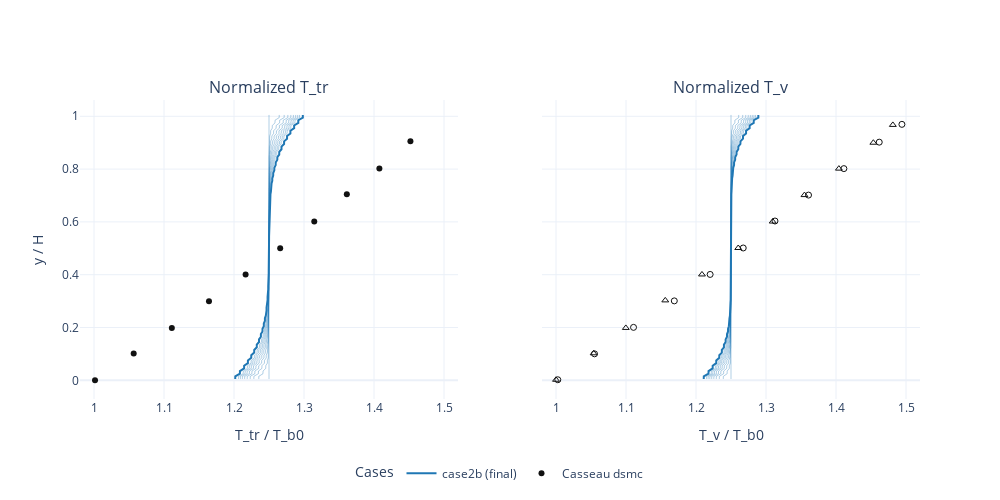

Write notebook code for a chart like this one.
### Code cell
PROFILE_SETTINGS = {
    "x_target": None,
}

PLOT_SETTINGS = {
    "figsize": (10, 4),
    "sharey": True,
}

# cases = [c for c in (case1, case2a, case2b) if c is not None]
cases = [case2b]

N_TIME_SAMPLES = 10

repo_root = ff_helpers.find_repo_root()
REF_TR_TB_PATH = (
    repo_root / "experiments" / "fourier_flows" / "casseau_figure_3_8_case_2a_tr_tb.csv"
)
REF_TV_TB_PATH = (
    repo_root / "experiments" / "fourier_flows" / "casseau_figure_3_8_case_2a_tv_tb.csv"
)


def load_reference_csv(path):
    path = str(path)
    try:
        with open(path, "r") as f:
            header = f.readline().strip()
    except FileNotFoundError:
        return []

    dataset_names = [name for name in header.split(",") if name]
    data = np.genfromtxt(path, delimiter=",", skip_header=2)
    data = np.atleast_2d(data)

    refs = []
    n_pairs = data.shape[1] // 2
    for i in range(n_pairs):
        name = dataset_names[i] if i < len(dataset_names) else f"dataset_{i+1}"
        x = data[:, 2 * i]
        y = data[:, 2 * i + 1]
        mask = np.isfinite(x) & np.isfinite(y)
        if not np.any(mask):
            continue
        refs.append({"name": name, "x": x[mask], "y": y[mask]})
    return refs


def parse_ref_name(name: str):
    lower = name.lower()
    if "dsmc" in lower:
        method = "dsmc"
    elif "hy2foam" in lower:
        method = "hy2foam"
    else:
        method = name

    species = None
    if "_n2" in lower:
        species = "N2"
    elif "_o2" in lower:
        species = "O2"

    return method, species


ref_tr = load_reference_csv(REF_TR_TB_PATH)
ref_tv = load_reference_csv(REF_TV_TB_PATH)

profiles_by_time = {}
for case in cases:
    if case is None:
        continue
    U_hist = case["U_hist"]
    t_hist = np.asarray(case["t_hist"])
    n_steps = len(U_hist)
    if n_steps == 0:
        continue
    sample_count = min(N_TIME_SAMPLES, n_steps)
    indices = np.linspace(0, n_steps - 1, sample_count, dtype=int)
    indices = np.unique(indices)

    samples = []
    for idx in indices:
        y, Tn, Tv = ff_helpers.extract_profile_from_U(
            case, U_hist[idx], x_target=PROFILE_SETTINGS["x_target"]
        )
        samples.append((idx, float(t_hist[idx]), y, Tn, Tv))
    profiles_by_time[case["name"]] = samples

case_color_cycle = ["#1f77b4", "#ff7f0e", "#2ca02c", "#d62728", "#9467bd"]
case_colors = {
    name: case_color_cycle[i % len(case_color_cycle)]
    for i, name in enumerate(profiles_by_time.keys())
}
ref_colors = {
    "dsmc": "#111111",
    "hy2foam": "#7a3db8",
}
ref_symbols = {
    "N2": "circle-open",
    "O2": "triangle-up-open",
    None: "circle",
}

fig = make_subplots(
    rows=1,
    cols=2,
    shared_yaxes=PLOT_SETTINGS["sharey"],
    subplot_titles=("Normalized T_tr", "Normalized T_v"),
)

# T_tr profiles (multiple time steps)
for name, samples in profiles_by_time.items():
    final_idx = samples[-1][0]
    color = case_colors.get(name, "#1f77b4")
    for idx, t, y, Tn, _Tv in samples:
        is_final = idx == final_idx
        fig.add_trace(
            go.Scatter(
                x=Tn,
                y=y,
                mode="lines",
                name=f"{name} t={t:.2e}s" if not is_final else f"{name} (final)",
                legendgroup=name,
                showlegend=bool(is_final),
                opacity=1.0 if is_final else 0.35,
                line=dict(width=2 if is_final else 1, color=color),
                customdata=np.full_like(y, t, dtype=float),
            ),
            row=1,
            col=1,
        )

shown_ref = set()
for ref in ref_tr:
    method, species = parse_ref_name(ref["name"])
    color = ref_colors.get(method, "#444444")
    show = method not in shown_ref
    shown_ref.add(method)
    fig.add_trace(
        go.Scatter(
            x=ref["x"],
            y=ref["y"],
            mode="markers",
            name=f"Casseau {method}",
            legendgroup=f"casseau-{method}",
            showlegend=show,
            marker=dict(size=6, color=color, symbol=ref_symbols.get(species)),
            text=[species or ""] * len(ref["x"]),
        ),
        row=1,
        col=1,
    )

# T_v profiles (multiple time steps)
for name, samples in profiles_by_time.items():
    final_idx = samples[-1][0]
    color = case_colors.get(name, "#1f77b4")
    for idx, t, y, _Tn, Tv in samples:
        is_final = idx == final_idx
        fig.add_trace(
            go.Scatter(
                x=Tv,
                y=y,
                mode="lines",
                name=f"{name} t={t:.2e}s" if not is_final else f"{name} (final)",
                legendgroup=name,
                showlegend=False,
                opacity=1.0 if is_final else 0.35,
                line=dict(width=2 if is_final else 1, color=color),
                customdata=np.full_like(y, t, dtype=float),
            ),
            row=1,
            col=2,
        )

for ref in ref_tv:
    method, species = parse_ref_name(ref["name"])
    color = ref_colors.get(method, "#444444")
    show = method not in shown_ref
    shown_ref.add(method)
    fig.add_trace(
        go.Scatter(
            x=ref["x"],
            y=ref["y"],
            mode="markers",
            name=f"Casseau {method}",
            legendgroup=f"casseau-{method}",
            showlegend=show,
            marker=dict(size=6, color=color, symbol=ref_symbols.get(species)),
            text=[species or ""] * len(ref["x"]),
        ),
        row=1,
        col=2,
    )

fig.update_xaxes(title_text="T_tr / T_b0", row=1, col=1, range=[0.98, 1.52])
fig.update_xaxes(title_text="T_v / T_b0", row=1, col=2, range=[0.98, 1.52])
fig.update_yaxes(title_text="y / H", row=1, col=1)

fig.update_layout(
    width=1000,
    height=500,
    legend_title_text="Cases",
    legend=dict(
        x=0.5,
        y=-0.2,
        xanchor="center",
        yanchor="top",
        orientation="h",
    ),
)

fig.show()
